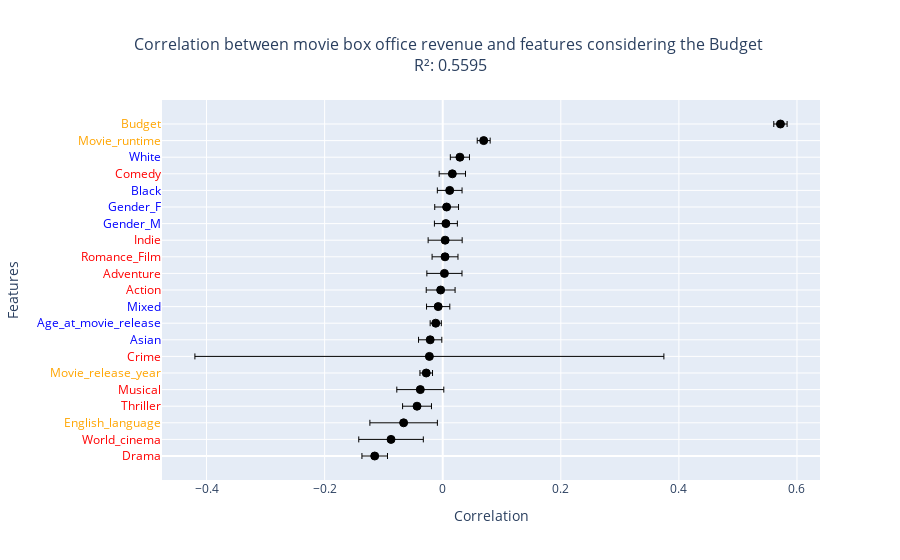

The notebook cell saved with this chart:
### Code cell
import plotly.graph_objects as go
import seaborn as sns
import statsmodels.formula.api as smf
import numpy as np

# Assuming model_norm is your DataFrame

# First plot
mod = smf.ols(formula='Box_office_revenue ~  Age_at_movie_release + Movie_runtime  + Movie_release_year + Budget +\
        C(English_language) + C(Gender_M) + C(Gender_F)+ C(Asian) + C(Black)+ \
        C(Mixed)+ C(White) + C(Action) + C(Adventure) + C(Comedy) + C(Crime) + C(Drama) + C(Indie) + \
        C(Romance_Film) + C(Musical) + C(Thriller) + C(World_cinema)', data=model_char_norm)
res = mod.fit()

# feature names
variables = res.params.index

# coefficients
coefficients = res.params.values
# p-values
p_values = res.pvalues
# standard errors
standard_errors = res.bse.values

l1, l2, l3, l4 = zip(*sorted(zip(coefficients[1:], variables[1:], standard_errors[1:], p_values[1:])))

labels = []
for i in np.arange(0, len(l2)):
    if '(' in (l2[i]):
        label = l2[i].split('(')[1]
        label = label.split(')')[0]
        labels.append(label)
    else:
        labels.append(l2[i])

fig = go.Figure()

fig.add_trace(go.Scatter(
    x=l1,
    y=np.array(range(len(l1))),
    mode='markers',
    error_x=dict(
        type='data',
        symmetric=True,
        array=2 * np.array(l3),
        thickness=1,
        width=3
    ),
    marker=dict(
        size=8,
        color='black',
        line=dict(
            color='black',
            width=1
        )
    ),
    text=["{}<br>Correlation: {:.4f}".format(value, correlation) for value, correlation in zip(labels, l1)],  # Updated text attribute
    hoverinfo='text',
))

fig.update_layout(
    title=dict(
        text="Correlation between movie box office revenue and features considering the Budget <br>R²: {:.4f}".format(res.rsquared),
        x=0.5,
        xanchor='center',
        font=dict(size=16)
    ),
    xaxis_title="Correlation",
    yaxis_title="Features",
    showlegend=False,  # Hiding legend as it's not applicable in this context
)

colors = color_label
ticks = labels
keys = dict(zip(ticks, colors))

# Set the color of the tick labels on the y-axis
ticktext = []
tickvals = []

for i, label in enumerate(labels):
    tickvals.append(i)

ticktext = [color(v, k) for k, v in keys.items()]
yaxis = color_label   
fig.update_layout(
    yaxis=dict(tickmode='array', ticktext=ticktext, tickvals=tickvals)
)

fig.show()

### Figure 1 — Plotly figure (JSON) as saved in the notebook; plotly's stock layout.template omitted (floating-point values rounded to 4 significant figures)
{"data": [{"error_x": {"array": [0.02164, 0.05467, 0.05716, 0.02447, 0.0398, 0.01065, 0.3971, 0.01971, 0.009452, 0.01971, 0.02445, 0.02976, 0.02192, 0.02881, 0.01944, 0.02017, 0.02093, 0.02229, 0.01621, 0.01095, 0.01128], "symmetric": true, "thickness": 1, "type": "data", "width": 3}, "hoverinfo": "text", "marker": {"color": "black", "line": {"color": "black", "width": 1}, "size": 8}, "mode": "markers", "text": ["Drama<br>Correlation: -0.1152", "World_cinema<br>Correlation: -0.0875", "English_language<br>Correlation: -0.0662", "Thriller<br>Correlation: -0.0435", "Musical<br>Correlation: -0.0380", "Movie_release_year<br>Correlation: -0.0279", "Crime<br>Correlation: -0.0226", "Asian<br>Correlation: -0.0212", "Age_at_movie_release<br>Correlation: -0.0118", "Mixed<br>Correlation: -0.0077", "Action<br>Correlation: -0.0035", "Adventure<br>Correlation: 0.0029", "Romance_Film<br>Correlation: 0.0039", "Indie<br>Correlation: 0.0041", "Gender_M<br>Correlation: 0.0054", "Gender_F<br>Correlation: 0.0066", "Black<br>Correlation: 0.0118", "Comedy<br>Correlation: 0.0163", "White<br>Correlation: 0.0291", "Movie_runtime<br>Correlation: 0.0694", "Budget<br>Correlation: 0.5720"], "type": "scatter", "x": [-0.1152, -0.08753, -0.0662, -0.0435, -0.03795, -0.02791, -0.02257, -0.02124, -0.01182, -0.007689, -0.003494, 0.002882, 0.003909, 0.004124, 0.00537, 0.006623, 0.01181, 0.0163, 0.02911, 0.0694, 0.572], "y": [0, 1, 2, 3, 4, 5, 6, 7, 8, 9, 10, 11, 12, 13, 14, 15, 16, 17, 18, 19, 20]}], "layout": {"showlegend": false, "title": {"font": {"size": 16}, "text": "Correlation between movie box office revenue and features considering the Budget <br>R²: 0.5595", "x": 0.5, "xanchor": "center"}, "xaxis": {"title": {"text": "Correlation"}}, "yaxis": {"tickmode": "array", "ticktext": ["<span style='color:red'>Drama</span>", "<span style='color:red'>World_cinema</span>", "<span style='color:orange'>English_language</span>", "<span style='color:red'>Thriller</span>", "<span style='color:red'>Musical</span>", "<span style='color:orange'>Movie_release_year</span>", "<span style='color:red'>Crime</span>", "<span style='color:blue'>Asian</span>", "<span style='color:blue'>Age_at_movie_release</span>", "<span style='color:blue'>Mixed</span>", "<span style='color:red'>Action</span>", "<span style='color:red'>Adventure</span>", "<span style='color:red'>Romance_Film</span>", "<span style='color:red'>Indie</span>", "<span style='color:blue'>Gender_M</span>", "<span style='color:blue'>Gender_F</span>", "<span style='color:blue'>Black</span>", "<span style='color:red'>Comedy</span>", "<span style='color:blue'>White</span>", "<span style='color:orange'>Movie_runtime</span>", "<span style='color:orange'>Budget</span>"], "tickvals": [0, 1, 2, 3, 4, 5, 6, 7, 8, 9, 10, 11, 12, 13, 14, 15, 16, 17, 18, 19, 20], "title": {"text": "Features"}}}}
